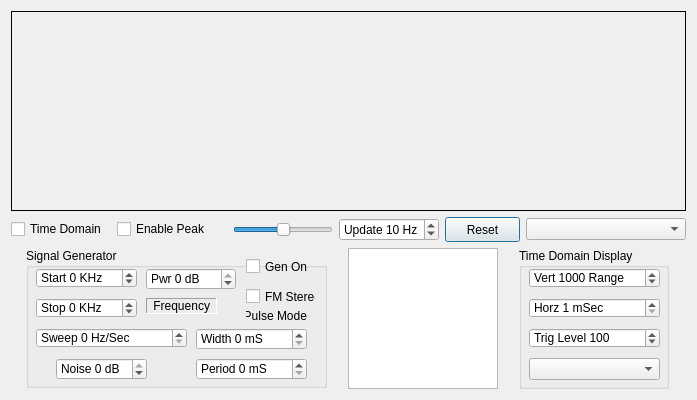
<?xml version="1.0" encoding="UTF-8"?>
<ui version="4.0">
 <class>CTestBench</class>
 <widget class="QDialog" name="CTestBench">
  <property name="geometry">
   <rect>
    <x>0</x>
    <y>0</y>
    <width>695</width>
    <height>400</height>
   </rect>
  </property>
  <property name="minimumSize">
   <size>
    <width>0</width>
    <height>0</height>
   </size>
  </property>
  <property name="windowTitle">
   <string>Test Bench</string>
  </property>
  <property name="sizeGripEnabled">
   <bool>false</bool>
  </property>
  <layout class="QGridLayout" name="gridLayout">
   <item row="0" column="0">
    <widget class="QFrame" name="frameGraph">
     <property name="sizePolicy">
      <sizepolicy hsizetype="Expanding" vsizetype="Expanding">
       <horstretch>0</horstretch>
       <verstretch>0</verstretch>
      </sizepolicy>
     </property>
     <property name="minimumSize">
      <size>
       <width>0</width>
       <height>200</height>
      </size>
     </property>
     <property name="frameShape">
      <enum>QFrame::Box</enum>
     </property>
     <property name="frameShadow">
      <enum>QFrame::Plain</enum>
     </property>
     <property name="lineWidth">
      <number>1</number>
     </property>
     <property name="midLineWidth">
      <number>0</number>
     </property>
    </widget>
   </item>
   <item row="1" column="0">
    <layout class="QHBoxLayout" name="horizontalLayout_2">
     <item>
      <widget class="QCheckBox" name="checkBoxTime">
       <property name="sizePolicy">
        <sizepolicy hsizetype="Fixed" vsizetype="Fixed">
         <horstretch>0</horstretch>
         <verstretch>0</verstretch>
        </sizepolicy>
       </property>
       <property name="minimumSize">
        <size>
         <width>100</width>
         <height>17</height>
        </size>
       </property>
       <property name="text">
        <string>Time Domain</string>
       </property>
      </widget>
     </item>
     <item>
      <widget class="QCheckBox" name="checkBoxPeak">
       <property name="sizePolicy">
        <sizepolicy hsizetype="Fixed" vsizetype="Fixed">
         <horstretch>0</horstretch>
         <verstretch>0</verstretch>
        </sizepolicy>
       </property>
       <property name="minimumSize">
        <size>
         <width>110</width>
         <height>0</height>
        </size>
       </property>
       <property name="text">
        <string>Enable Peak</string>
       </property>
      </widget>
     </item>
     <item>
      <widget class="QSlider" name="horizontalSliderTest">
       <property name="sizePolicy">
        <sizepolicy hsizetype="Fixed" vsizetype="Fixed">
         <horstretch>0</horstretch>
         <verstretch>0</verstretch>
        </sizepolicy>
       </property>
       <property name="minimumSize">
        <size>
         <width>100</width>
         <height>0</height>
        </size>
       </property>
       <property name="minimum">
        <number>-34156</number>
       </property>
       <property name="maximum">
        <number>34156</number>
       </property>
       <property name="singleStep">
        <number>10</number>
       </property>
       <property name="pageStep">
        <number>10</number>
       </property>
       <property name="value">
        <number>0</number>
       </property>
       <property name="sliderPosition">
        <number>0</number>
       </property>
       <property name="orientation">
        <enum>Qt::Horizontal</enum>
       </property>
      </widget>
     </item>
     <item>
      <widget class="QSpinBox" name="spinBoxRate">
       <property name="sizePolicy">
        <sizepolicy hsizetype="Fixed" vsizetype="Fixed">
         <horstretch>0</horstretch>
         <verstretch>0</verstretch>
        </sizepolicy>
       </property>
       <property name="minimumSize">
        <size>
         <width>100</width>
         <height>20</height>
        </size>
       </property>
       <property name="suffix">
        <string> Hz</string>
       </property>
       <property name="prefix">
        <string>Update </string>
       </property>
       <property name="minimum">
        <number>1</number>
       </property>
       <property name="maximum">
        <number>15</number>
       </property>
       <property name="singleStep">
        <number>1</number>
       </property>
       <property name="value">
        <number>10</number>
       </property>
      </widget>
     </item>
     <item>
      <widget class="QPushButton" name="pushButtonReset">
       <property name="sizePolicy">
        <sizepolicy hsizetype="Fixed" vsizetype="Fixed">
         <horstretch>0</horstretch>
         <verstretch>0</verstretch>
        </sizepolicy>
       </property>
       <property name="minimumSize">
        <size>
         <width>75</width>
         <height>25</height>
        </size>
       </property>
       <property name="text">
        <string>Reset</string>
       </property>
      </widget>
     </item>
     <item>
      <widget class="QComboBox" name="comboBoxProfile">
       <property name="sizePolicy">
        <sizepolicy hsizetype="Fixed" vsizetype="Fixed">
         <horstretch>0</horstretch>
         <verstretch>0</verstretch>
        </sizepolicy>
       </property>
       <property name="minimumSize">
        <size>
         <width>160</width>
         <height>22</height>
        </size>
       </property>
      </widget>
     </item>
    </layout>
   </item>
   <item row="2" column="0">
    <layout class="QHBoxLayout" name="horizontalLayout">
     <item>
      <widget class="QGroupBox" name="groupBox">
       <property name="sizePolicy">
        <sizepolicy hsizetype="Fixed" vsizetype="Fixed">
         <horstretch>0</horstretch>
         <verstretch>0</verstretch>
        </sizepolicy>
       </property>
       <property name="minimumSize">
        <size>
         <width>301</width>
         <height>140</height>
        </size>
       </property>
       <property name="title">
        <string>Signal Generator</string>
       </property>
       <widget class="QLabel" name="labelFreq">
        <property name="geometry">
         <rect>
          <x>120</x>
          <y>50</y>
          <width>71</width>
          <height>16</height>
         </rect>
        </property>
        <property name="minimumSize">
         <size>
          <width>70</width>
          <height>0</height>
         </size>
        </property>
        <property name="focusPolicy">
         <enum>Qt::NoFocus</enum>
        </property>
        <property name="frameShape">
         <enum>QFrame::Panel</enum>
        </property>
        <property name="frameShadow">
         <enum>QFrame::Sunken</enum>
        </property>
        <property name="text">
         <string> Frequency</string>
        </property>
       </widget>
       <widget class="QSpinBox" name="spinBoxSweep">
        <property name="geometry">
         <rect>
          <x>10</x>
          <y>80</y>
          <width>151</width>
          <height>20</height>
         </rect>
        </property>
        <property name="suffix">
         <string> Hz/Sec</string>
        </property>
        <property name="prefix">
         <string>Sweep </string>
        </property>
        <property name="minimum">
         <number>0</number>
        </property>
        <property name="maximum">
         <number>1000</number>
        </property>
        <property name="singleStep">
         <number>10</number>
        </property>
       </widget>
       <widget class="QSpinBox" name="spinBoxStop">
        <property name="geometry">
         <rect>
          <x>10</x>
          <y>50</y>
          <width>101</width>
          <height>20</height>
         </rect>
        </property>
        <property name="suffix">
         <string> KHz</string>
        </property>
        <property name="prefix">
         <string>Stop </string>
        </property>
        <property name="minimum">
         <number>-1000</number>
        </property>
        <property name="maximum">
         <number>1000</number>
        </property>
        <property name="singleStep">
         <number>1</number>
        </property>
       </widget>
       <widget class="QSpinBox" name="spinBoxStart">
        <property name="geometry">
         <rect>
          <x>10</x>
          <y>20</y>
          <width>101</width>
          <height>20</height>
         </rect>
        </property>
        <property name="suffix">
         <string> KHz</string>
        </property>
        <property name="prefix">
         <string>Start </string>
        </property>
        <property name="minimum">
         <number>-1000</number>
        </property>
        <property name="maximum">
         <number>1000</number>
        </property>
        <property name="singleStep">
         <number>1</number>
        </property>
       </widget>
       <widget class="QSpinBox" name="spinBoxNoise">
        <property name="geometry">
         <rect>
          <x>30</x>
          <y>110</y>
          <width>91</width>
          <height>22</height>
         </rect>
        </property>
        <property name="suffix">
         <string> dB</string>
        </property>
        <property name="prefix">
         <string>Noise </string>
        </property>
        <property name="minimum">
         <number>-160</number>
        </property>
        <property name="maximum">
         <number>0</number>
        </property>
       </widget>
       <widget class="QSpinBox" name="spinBoxAmp">
        <property name="geometry">
         <rect>
          <x>120</x>
          <y>20</y>
          <width>90</width>
          <height>22</height>
         </rect>
        </property>
        <property name="minimumSize">
         <size>
          <width>90</width>
          <height>0</height>
         </size>
        </property>
        <property name="suffix">
         <string> dB</string>
        </property>
        <property name="prefix">
         <string>Pwr </string>
        </property>
        <property name="minimum">
         <number>-160</number>
        </property>
        <property name="maximum">
         <number>0</number>
        </property>
       </widget>
       <widget class="QCheckBox" name="checkBoxGen">
        <property name="geometry">
         <rect>
          <x>220</x>
          <y>10</y>
          <width>70</width>
          <height>17</height>
         </rect>
        </property>
        <property name="minimumSize">
         <size>
          <width>70</width>
          <height>0</height>
         </size>
        </property>
        <property name="text">
         <string>Gen On</string>
        </property>
       </widget>
       <widget class="QSpinBox" name="spinBoxPulseWidth">
        <property name="geometry">
         <rect>
          <x>170</x>
          <y>80</y>
          <width>111</width>
          <height>22</height>
         </rect>
        </property>
        <property name="minimumSize">
         <size>
          <width>110</width>
          <height>0</height>
         </size>
        </property>
        <property name="suffix">
         <string> mS</string>
        </property>
        <property name="prefix">
         <string>Width </string>
        </property>
        <property name="maximum">
         <number>500</number>
        </property>
        <property name="singleStep">
         <number>1</number>
        </property>
       </widget>
       <widget class="QSpinBox" name="spinBoxPulsePeriod">
        <property name="geometry">
         <rect>
          <x>170</x>
          <y>110</y>
          <width>111</width>
          <height>22</height>
         </rect>
        </property>
        <property name="minimumSize">
         <size>
          <width>100</width>
          <height>0</height>
         </size>
        </property>
        <property name="suffix">
         <string> mS</string>
        </property>
        <property name="prefix">
         <string>Period </string>
        </property>
        <property name="maximum">
         <number>1000</number>
        </property>
        <property name="singleStep">
         <number>100</number>
        </property>
       </widget>
       <widget class="QLabel" name="label">
        <property name="geometry">
         <rect>
          <x>220</x>
          <y>60</y>
          <width>61</width>
          <height>16</height>
         </rect>
        </property>
        <property name="text">
         <string>Pulse Mode</string>
        </property>
        <property name="alignment">
         <set>Qt::AlignRight|Qt::AlignTrailing|Qt::AlignVCenter</set>
        </property>
       </widget>
       <widget class="QCheckBox" name="checkBoxFm">
        <property name="geometry">
         <rect>
          <x>220</x>
          <y>40</y>
          <width>70</width>
          <height>17</height>
         </rect>
        </property>
        <property name="minimumSize">
         <size>
          <width>70</width>
          <height>0</height>
         </size>
        </property>
        <property name="text">
         <string>FM Stereo</string>
        </property>
       </widget>
      </widget>
     </item>
     <item>
      <widget class="QTextEdit" name="textEdit">
       <property name="sizePolicy">
        <sizepolicy hsizetype="Fixed" vsizetype="Fixed">
         <horstretch>0</horstretch>
         <verstretch>0</verstretch>
        </sizepolicy>
       </property>
       <property name="minimumSize">
        <size>
         <width>100</width>
         <height>140</height>
        </size>
       </property>
       <property name="maximumSize">
        <size>
         <width>150</width>
         <height>16777215</height>
        </size>
       </property>
       <property name="readOnly">
        <bool>true</bool>
       </property>
       <property name="acceptRichText">
        <bool>false</bool>
       </property>
       <property name="textInteractionFlags">
        <set>Qt::NoTextInteraction</set>
       </property>
      </widget>
     </item>
     <item>
      <widget class="QGroupBox" name="groupBox_2">
       <property name="sizePolicy">
        <sizepolicy hsizetype="Fixed" vsizetype="Fixed">
         <horstretch>0</horstretch>
         <verstretch>0</verstretch>
        </sizepolicy>
       </property>
       <property name="minimumSize">
        <size>
         <width>150</width>
         <height>141</height>
        </size>
       </property>
       <property name="title">
        <string>Time Domain Display</string>
       </property>
       <widget class="QSpinBox" name="spinBoxVertRange">
        <property name="geometry">
         <rect>
          <x>10</x>
          <y>20</y>
          <width>131</width>
          <height>20</height>
         </rect>
        </property>
        <property name="sizePolicy">
         <sizepolicy hsizetype="Expanding" vsizetype="Fixed">
          <horstretch>0</horstretch>
          <verstretch>0</verstretch>
         </sizepolicy>
        </property>
        <property name="suffix">
         <string> Range</string>
        </property>
        <property name="prefix">
         <string>Vert </string>
        </property>
        <property name="minimum">
         <number>10</number>
        </property>
        <property name="maximum">
         <number>66000</number>
        </property>
        <property name="singleStep">
         <number>100</number>
        </property>
        <property name="value">
         <number>1000</number>
        </property>
       </widget>
       <widget class="QSpinBox" name="spinBoxHorzSpan">
        <property name="geometry">
         <rect>
          <x>10</x>
          <y>50</y>
          <width>131</width>
          <height>20</height>
         </rect>
        </property>
        <property name="suffix">
         <string> mSec</string>
        </property>
        <property name="prefix">
         <string>Horz </string>
        </property>
        <property name="minimum">
         <number>1</number>
        </property>
        <property name="maximum">
         <number>1000</number>
        </property>
        <property name="singleStep">
         <number>1</number>
        </property>
       </widget>
       <widget class="QSpinBox" name="spinBoxThresh">
        <property name="geometry">
         <rect>
          <x>10</x>
          <y>80</y>
          <width>131</width>
          <height>20</height>
         </rect>
        </property>
        <property name="suffix">
         <string/>
        </property>
        <property name="prefix">
         <string>Trig Level </string>
        </property>
        <property name="minimum">
         <number>-30000</number>
        </property>
        <property name="maximum">
         <number>30000</number>
        </property>
        <property name="singleStep">
         <number>10</number>
        </property>
        <property name="value">
         <number>100</number>
        </property>
       </widget>
       <widget class="QComboBox" name="comboBoxTrig">
        <property name="geometry">
         <rect>
          <x>10</x>
          <y>110</y>
          <width>131</width>
          <height>22</height>
         </rect>
        </property>
       </widget>
      </widget>
     </item>
    </layout>
   </item>
  </layout>
 </widget>
 <resources/>
 <connections>
  <connection>
   <sender>checkBoxTime</sender>
   <signal>toggled(bool)</signal>
   <receiver>CTestBench</receiver>
   <slot>OnTimeDisplay(bool)</slot>
   <hints>
    <hint type="sourcelabel">
     <x>109</x>
     <y>236</y>
    </hint>
    <hint type="destinationlabel">
     <x>40</x>
     <y>327</y>
    </hint>
   </hints>
  </connection>
  <connection>
   <sender>spinBoxRate</sender>
   <signal>valueChanged(int)</signal>
   <receiver>CTestBench</receiver>
   <slot>OnDisplayRate(int)</slot>
   <hints>
    <hint type="sourcelabel">
     <x>375</x>
     <y>237</y>
    </hint>
    <hint type="destinationlabel">
     <x>234</x>
     <y>324</y>
    </hint>
   </hints>
  </connection>
  <connection>
   <sender>spinBoxVertRange</sender>
   <signal>valueChanged(int)</signal>
   <receiver>CTestBench</receiver>
   <slot>OnVertRange(int)</slot>
   <hints>
    <hint type="sourcelabel">
     <x>613</x>
     <y>288</y>
    </hint>
    <hint type="destinationlabel">
     <x>539</x>
     <y>345</y>
    </hint>
   </hints>
  </connection>
  <connection>
   <sender>spinBoxHorzSpan</sender>
   <signal>valueChanged(int)</signal>
   <receiver>CTestBench</receiver>
   <slot>OnHorzSpan(int)</slot>
   <hints>
    <hint type="sourcelabel">
     <x>613</x>
     <y>318</y>
    </hint>
    <hint type="destinationlabel">
     <x>541</x>
     <y>374</y>
    </hint>
   </hints>
  </connection>
  <connection>
   <sender>comboBoxTrig</sender>
   <signal>currentIndexChanged(int)</signal>
   <receiver>CTestBench</receiver>
   <slot>OnTriggerMode(int)</slot>
   <hints>
    <hint type="sourcelabel">
     <x>613</x>
     <y>380</y>
    </hint>
    <hint type="destinationlabel">
     <x>530</x>
     <y>404</y>
    </hint>
   </hints>
  </connection>
  <connection>
   <sender>pushButtonReset</sender>
   <signal>clicked()</signal>
   <receiver>CTestBench</receiver>
   <slot>Reset()</slot>
   <hints>
    <hint type="sourcelabel">
     <x>456</x>
     <y>240</y>
    </hint>
    <hint type="destinationlabel">
     <x>231</x>
     <y>309</y>
    </hint>
   </hints>
  </connection>
  <connection>
   <sender>spinBoxStart</sender>
   <signal>valueChanged(int)</signal>
   <receiver>CTestBench</receiver>
   <slot>OnSweepStart(int)</slot>
   <hints>
    <hint type="sourcelabel">
     <x>120</x>
     <y>288</y>
    </hint>
    <hint type="destinationlabel">
     <x>75</x>
     <y>315</y>
    </hint>
   </hints>
  </connection>
  <connection>
   <sender>spinBoxStop</sender>
   <signal>valueChanged(int)</signal>
   <receiver>CTestBench</receiver>
   <slot>OnSweepStop(int)</slot>
   <hints>
    <hint type="sourcelabel">
     <x>89</x>
     <y>318</y>
    </hint>
    <hint type="destinationlabel">
     <x>7</x>
     <y>370</y>
    </hint>
   </hints>
  </connection>
  <connection>
   <sender>spinBoxSweep</sender>
   <signal>valueChanged(int)</signal>
   <receiver>CTestBench</receiver>
   <slot>OnSweepRate(int)</slot>
   <hints>
    <hint type="sourcelabel">
     <x>62</x>
     <y>348</y>
    </hint>
    <hint type="destinationlabel">
     <x>5</x>
     <y>442</y>
    </hint>
   </hints>
  </connection>
  <connection>
   <sender>spinBoxThresh</sender>
   <signal>valueChanged(int)</signal>
   <receiver>CTestBench</receiver>
   <slot>OnTrigLevel(int)</slot>
   <hints>
    <hint type="sourcelabel">
     <x>613</x>
     <y>348</y>
    </hint>
    <hint type="destinationlabel">
     <x>470</x>
     <y>469</y>
    </hint>
   </hints>
  </connection>
  <connection>
   <sender>comboBoxProfile</sender>
   <signal>currentIndexChanged(int)</signal>
   <receiver>CTestBench</receiver>
   <slot>OnProfile(int)</slot>
   <hints>
    <hint type="sourcelabel">
     <x>622</x>
     <y>238</y>
    </hint>
    <hint type="destinationlabel">
     <x>608</x>
     <y>390</y>
    </hint>
   </hints>
  </connection>
  <connection>
   <sender>spinBoxAmp</sender>
   <signal>valueChanged(int)</signal>
   <receiver>CTestBench</receiver>
   <slot>OnSignalPwr(int)</slot>
   <hints>
    <hint type="sourcelabel">
     <x>189</x>
     <y>290</y>
    </hint>
    <hint type="destinationlabel">
     <x>163</x>
     <y>353</y>
    </hint>
   </hints>
  </connection>
  <connection>
   <sender>checkBoxGen</sender>
   <signal>toggled(bool)</signal>
   <receiver>CTestBench</receiver>
   <slot>OnGenOn(bool)</slot>
   <hints>
    <hint type="sourcelabel">
     <x>271</x>
     <y>275</y>
    </hint>
    <hint type="destinationlabel">
     <x>238</x>
     <y>361</y>
    </hint>
   </hints>
  </connection>
  <connection>
   <sender>spinBoxNoise</sender>
   <signal>valueChanged(int)</signal>
   <receiver>CTestBench</receiver>
   <slot>OnNoisePwr(int)</slot>
   <hints>
    <hint type="sourcelabel">
     <x>112</x>
     <y>380</y>
    </hint>
    <hint type="destinationlabel">
     <x>20</x>
     <y>511</y>
    </hint>
   </hints>
  </connection>
  <connection>
   <sender>spinBoxPulseWidth</sender>
   <signal>valueChanged(int)</signal>
   <receiver>CTestBench</receiver>
   <slot>OnPulseWidth(int)</slot>
   <hints>
    <hint type="sourcelabel">
     <x>281</x>
     <y>350</y>
    </hint>
    <hint type="destinationlabel">
     <x>306</x>
     <y>344</y>
    </hint>
   </hints>
  </connection>
  <connection>
   <sender>spinBoxPulsePeriod</sender>
   <signal>valueChanged(int)</signal>
   <receiver>CTestBench</receiver>
   <slot>OnPulsePeriod(int)</slot>
   <hints>
    <hint type="sourcelabel">
     <x>236</x>
     <y>380</y>
    </hint>
    <hint type="destinationlabel">
     <x>296</x>
     <y>512</y>
    </hint>
   </hints>
  </connection>
  <connection>
   <sender>checkBoxPeak</sender>
   <signal>toggled(bool)</signal>
   <receiver>CTestBench</receiver>
   <slot>OnEnablePeak(bool)</slot>
   <hints>
    <hint type="sourcelabel">
     <x>225</x>
     <y>236</y>
    </hint>
    <hint type="destinationlabel">
     <x>194</x>
     <y>360</y>
    </hint>
   </hints>
  </connection>
  <connection>
   <sender>horizontalSliderTest</sender>
   <signal>valueChanged(int)</signal>
   <receiver>CTestBench</receiver>
   <slot>OnTestSlider1(int)</slot>
   <hints>
    <hint type="sourcelabel">
     <x>271</x>
     <y>226</y>
    </hint>
    <hint type="destinationlabel">
     <x>291</x>
     <y>242</y>
    </hint>
   </hints>
  </connection>
  <connection>
   <sender>checkBoxFm</sender>
   <signal>toggled(bool)</signal>
   <receiver>CTestBench</receiver>
   <slot>OnFmGen(bool)</slot>
   <hints>
    <hint type="sourcelabel">
     <x>299</x>
     <y>296</y>
    </hint>
    <hint type="destinationlabel">
     <x>333</x>
     <y>294</y>
    </hint>
   </hints>
  </connection>
 </connections>
 <slots>
  <slot>ResetGenerator(int)</slot>
  <slot>Reset()</slot>
  <slot>OnTimeDisplay(bool)</slot>
  <slot>OnDisplayRate(int)</slot>
  <slot>OnVertRange(int)</slot>
  <slot>OnHorzSpan(int)</slot>
  <slot>OnTriggerMode(int)</slot>
  <slot>OnSweepStart(int)</slot>
  <slot>OnSweepStop(int)</slot>
  <slot>OnSweepRate(int)</slot>
  <slot>OnTrigLevel(int)</slot>
  <slot>OnProfile(int)</slot>
  <slot>OnGenSelect(int)</slot>
  <slot>OnSignalPwr(int)</slot>
  <slot>OnGenOn(bool)</slot>
  <slot>OnNoisePwr(int)</slot>
  <slot>OnPulseWidth(int)</slot>
  <slot>OnPulsePeriod(int)</slot>
  <slot>OnEnablePeak(bool)</slot>
  <slot>OnTestSlider1()</slot>
  <slot>OnTestSlider1(int)</slot>
  <slot>OnFmGen(bool)</slot>
 </slots>
</ui>
